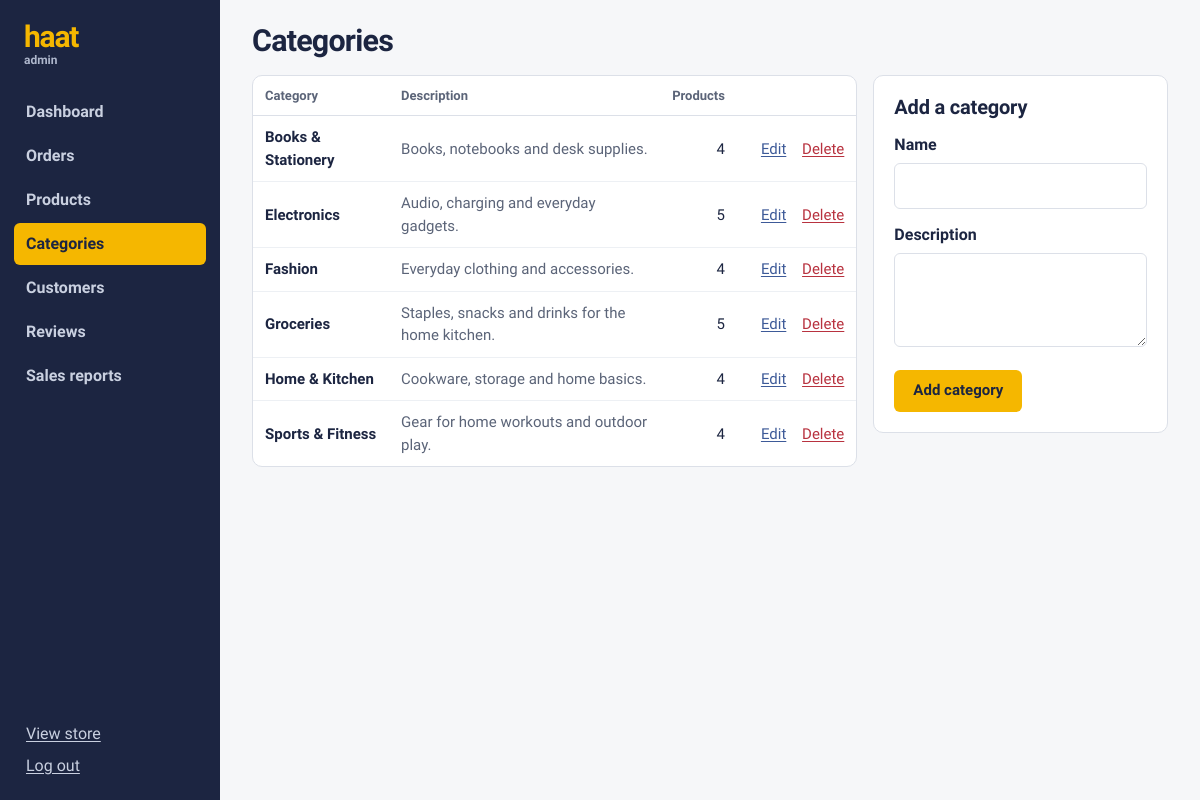
The app's page /admin/categories (signed in) with its own data.
### models.py (models this page shows)
class Category(db.Model):
    __tablename__ = "categories"
    category_id = db.Column(db.Integer, primary_key=True)
    category_name = db.Column(db.String(100), unique=True, nullable=False)
    description = db.Column(db.Text)
    created_at = db.Column(db.DateTime, default=now)
    products = db.relationship("Product", backref="category", lazy="dynamic")

### modules/admin.py (the view, shortened to what this page needs)
@bp.route("/categories", methods=["GET", "POST"])
def categories():
    edit = None
    if request.args.get("edit", type=int):
        edit = db.get_or_404(Category, request.args.get("edit", type=int))
    rows = (db.session.query(Category, func.count(Product.product_id))
            .outerjoin(Product, Product.category_id == Category.category_id)
            .group_by(Category.category_id).order_by(Category.category_name).all())
    return render_template("admin/categories.html", rows=rows, edit=edit)

### app.py (called while the page is built)
@login_manager.user_loader
def load_user(user_id):
    user = db.session.get(User, int(user_id))
    return user if user and user.is_active else None

def _csrf_token():
    if "_csrf" not in session:
        session["_csrf"] = secrets.token_hex(16)
    return session["_csrf"]

def _register_middleware(app):
    @app.before_request
    def csrf_protect():
        if request.method == "POST" and app.config.get("CSRF_ENABLED", True):
            token = request.form.get("csrf_token") or request.headers.get("X-CSRF-Token")
            if not token or token != session.get("_csrf"):
                app.logger.warning("CSRF check failed on %s", request.path)
                abort(400, description="Your session expired. Reload the page and try again.")
    @app.after_request
    def log_request(response):
        if not request.path.startswith("/static"):
            app.logger.debug("%s %s -> %s", request.method, request.path, response.status_code)
        return response

def _register_template_helpers(app):
    app.jinja_env.globals.update(csrf_token=_csrf_token, page_url=page_url, tile_colour=tile_colour)
    app.jinja_env.filters["money"] = money
    @app.context_processor
    def inject_globals():
        cart_count, wish_ids = 0, set()
        if current_user.is_authenticated:
            cart_count = (db.session.query(db.func.coalesce(db.func.sum(CartItem.quantity), 0))
                          .filter(CartItem.user_id == current_user.user_id).scalar())
            wish_ids = {w.product_id for w in
                        WishlistItem.query.filter_by(user_id=current_user.user_id)}
        return {
            "store_name": app.config["STORE_NAME"],
            "nav_categories": Category.query.order_by(Category.category_name).all(),
            "cart_count": cart_count,
            "wish_ids": wish_ids,
        }

### models.py (called while the page is built)
    @property
    def is_admin(self):
        return self.role == "admin"

    @property
    def is_active(self):
        return self.status == "active"

### modules/admin.py (called while the page is built)
@bp.before_request
@admin_required
def guard():
    return None

### utils/helpers.py (called while the page is built)
def admin_required(view):
    @wraps(view)
    def wrapper(*args, **kwargs):
        if not current_user.is_authenticated:
            return current_app.login_manager.unauthorized()
        if not current_user.is_admin:
            abort(403)
        return view(*args, **kwargs)
    return wrapper

### templates/admin/categories.html (shortened to what this page needs)
{% extends "admin/layout.html" %}
{% import "partials/macros.html" as m with context %}
{% block admin %}
<div class="admin-head"><h1>Categories</h1></div>
<div class="admin-grid">
  <div class="panel flush span-2">
    <table class="table">
      <thead><tr><th>Category</th><th>Description</th><th class="num">Products</th><th></th></tr></thead>
      <tbody>
      {% for c, n in rows %}
        <tr><td><b>{{ c.category_name }}</b></td><td class="muted">{{ c.description or '' }}</td><td class="num">{{ n }}</td>
          <td class="num actions"><a href="{{ url_for('admin.categories', edit=c.category_id) }}">Edit</a>
            <form method="post" action="{{ url_for('admin.category_delete', category_id=c.category_id) }}" data-confirm="Delete {{ c.category_name }}?">
              {{ m.csrf() }}<button class="link-btn danger" type="submit">Delete</button></form></td></tr>
      {% else %}<tr><td colspan="4" class="muted">No categories yet. Add the first one.</td></tr>{% endfor %}
      </tbody>
    </table>
  </div>
  <form method="post" class="panel form">
    <h2>{{ 'Edit ' ~ edit.category_name if edit else 'Add a category' }}</h2>
    <label for="cn">Name</label>
    <input id="cn" name="category_name" required maxlength="100" value="{{ edit.category_name if edit else request.form.get('category_name','') }}">
    <label for="cd">Description</label>
    <textarea id="cd" name="description" rows="3">{{ edit.description if edit and edit.description else '' }}</textarea>
    <button class="btn btn-primary" type="submit">{{ 'Save category' if edit else 'Add category' }}</button>
  </form>
</div>
{% endblock %}

### static/css/style.css (style rules this page uses)
:root { --ink: #1C2541; --ink-2: #2B375E; --marigold: #F5B700; --marigold-2: #FFD24D; --paper: #F6F7F9; --white: #FFFFFF; --line: #DCE0E8; --muted: #5B6478; --leaf: #2F7D5B; --rose: #B8323F; --sky: #3D5A98; --display: "Bricolage Grotesque", "Segoe UI", system-ui, sans-serif; --body: "Source Sans 3", "Segoe UI", system-ui, -apple-system, sans-serif; --r-sm: 6px; --r: 10px; --r-lg: 18px; }
*, *::before, *::after { box-sizing: border-box; }
html { -webkit-text-size-adjust: 100%; }
body { margin: 0; font: 400 16px/1.5 var(--body); color: var(--ink); background: var(--paper); }
a { color: var(--sky); text-underline-offset: 2px; }
h1, h2, h3, h4 { font-family: var(--display); line-height: 1.15; margin: 0 0 .5em; letter-spacing: -.01em; }
h2 { font-size: 1.25rem; }
.muted { color: var(--muted); }
.danger, .danger:hover { color: var(--rose) !important; }
.btn { white-space: nowrap; display: inline-flex; align-items: center; justify-content: center; gap: 6px; min-height: 42px; padding: 0 18px; border-radius: var(--r-sm); border: 1.5px solid transparent; font: 700 15px/1 var(--body); text-decoration: none; cursor: pointer; background: var(--white); color: var(--ink); transition: background .15s, border-color .15s; }
.btn-primary { background: var(--marigold); color: var(--ink); }
.link-btn { background: none; border: 0; padding: 0; font: inherit; color: var(--sky); cursor: pointer; text-decoration: underline; text-underline-offset: 2px; }
input[type=text], input[type=email], input[type=password], input[type=number], input[type=search], input[type=date], input:not([type]), select, textarea { width: 100%; padding: 10px 12px; border: 1.5px solid var(--line); border-radius: var(--r-sm); font: inherit; background: var(--white); color: var(--ink); }
.form label:not(.check):not(.radio):not(.pay-option) { display: block; font-weight: 600; margin: 14px 0 6px; }
.form h1, .form h2 { margin-bottom: 4px; }
.form .btn { margin-top: 16px; }
.panel { background: var(--white); border: 1px solid var(--line); border-radius: var(--r); padding: 20px; margin-bottom: 16px; }
.panel.flush { padding: 0; overflow-x: auto; }
.admin-head { display: flex; justify-content: space-between; align-items: center; gap: 16px; margin-bottom: 16px; flex-wrap: wrap; }
.admin-head h1 { font-size: 1.9rem; font-weight: 800; letter-spacing: -.025em; margin: 0; }
.admin-grid { display: grid; grid-template-columns: repeat(3, minmax(0, 1fr)); gap: 16px; align-items: start; }
.admin-grid .panel { margin: 0; }
.span-2 { grid-column: span 2; }
.table { width: 100%; border-collapse: collapse; font-size: 15px; }
.table th { text-align: left; font-size: 13px; color: var(--muted); font-weight: 700; padding: 10px 12px; border-bottom: 1px solid var(--line); white-space: nowrap; }
.table td { padding: 10px 12px; border-bottom: 1px solid #EDF0F4; vertical-align: middle; }
.table tr:last-child td { border-bottom: 0; }
.table .num { text-align: right; }
.table .actions { white-space: nowrap; }
.table .actions > * { display: inline-block; margin-left: 12px; }

### records on screen
Category: category_name "Books & Stationery", description "Books, notebooks and desk supplies.", category_id "4"
Category: category_name "Electronics", description "Audio, charging and everyday gadgets.", n "5"
Category: category_name "Fashion", description "Everyday clothing and accessories.", n "4"
Category: category_name "Groceries", description "Staples, snacks and drinks for the home kitchen.", n "5"
Category: category_name "Home & Kitchen", description "Cookware, storage and home basics.", n "4"
Category: category_name "Sports & Fitness", description "Gear for home workouts and outdoor play.", n "4"

### other values on screen
{{ store_name|lower }} "haat"
{{ 'Edit ' ~ edit.category_name if edit else 'Add a category' }} "Add a category"
{{ 'Save category' if edit else 'Add category' }} "Add category"
